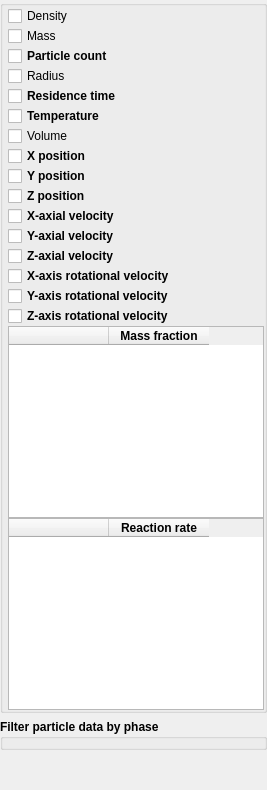
             <widget class="QWidget" name="page_particle">
              <layout class="QVBoxLayout" name="verticalLayout">
               <property name="leftMargin">
                <number>0</number>
               </property>
               <property name="topMargin">
                <number>0</number>
               </property>
               <property name="rightMargin">
                <number>0</number>
               </property>
               <property name="bottomMargin">
                <number>0</number>
               </property>
               <item>
                <widget class="QWidget" name="frame_particle" native="true">
                 <layout class="QGridLayout" name="gridLayout_5" rowstretch="0,0,1">
                  <property name="leftMargin">
                   <number>0</number>
                  </property>
                  <property name="topMargin">
                   <number>0</number>
                  </property>
                  <property name="rightMargin">
                   <number>0</number>
                  </property>
                  <property name="bottomMargin">
                   <number>0</number>
                  </property>
                  <item row="0" column="0" alignment="Qt::AlignTop">
                   <widget class="QGroupBox" name="groupbox_particle">
                    <property name="font">
                     <font>
                      <weight>75</weight>
                      <bold>true</bold>
                     </font>
                    </property>
                    <property name="title">
                     <string/>
                    </property>
                    <property name="flat">
                     <bool>true</bool>
                    </property>
                    <layout class="QVBoxLayout" name="verticalLayout_4">
                     <property name="spacing">
                      <number>0</number>
                     </property>
                     <property name="leftMargin">
                      <number>5</number>
                     </property>
                     <property name="topMargin">
                      <number>0</number>
                     </property>
                     <property name="rightMargin">
                      <number>0</number>
                     </property>
                     <property name="bottomMargin">
                      <number>0</number>
                     </property>
                     <item>
                      <widget class="CheckBox" name="checkbox_keyword_monitor_ro_p_args_MONITOR">
                       <property name="font">
                        <font>
                         <weight>50</weight>
                         <bold>false</bold>
                        </font>
                       </property>
                       <property name="text">
                        <string>Density</string>
                       </property>
                      </widget>
                     </item>
                     <item>
                      <widget class="CheckBox" name="checkbox_keyword_monitor_pmass_args_MONITOR">
                       <property name="font">
                        <font>
                         <weight>50</weight>
                         <bold>false</bold>
                        </font>
                       </property>
                       <property name="text">
                        <string>Mass</string>
                       </property>
                      </widget>
                     </item>
                     <item>
                      <widget class="CheckBox" name="checkbox_keyword_monitor_pcount_args_MONITOR">
                       <property name="text">
                        <string>Particle count</string>
                       </property>
                      </widget>
                     </item>
                     <item>
                      <widget class="CheckBox" name="checkbox_keyword_monitor_radius_args_MONITOR">
                       <property name="font">
                        <font>
                         <weight>50</weight>
                         <bold>false</bold>
                        </font>
                       </property>
                       <property name="text">
                        <string>Radius</string>
                       </property>
                      </widget>
                     </item>
                     <item>
                      <widget class="CheckBox" name="checkbox_keyword_monitor_part_residence_time_args_MONITOR">
                       <property name="text">
                        <string>Residence time</string>
                       </property>
                      </widget>
                     </item>
                     <item>
                      <widget class="CheckBox" name="checkbox_keyword_monitor_t_p_args_MONITOR">
                       <property name="text">
                        <string>Temperature</string>
                       </property>
                      </widget>
                     </item>
                     <item>
                      <widget class="CheckBox" name="checkbox_keyword_monitor_pvol_args_MONITOR">
                       <property name="font">
                        <font>
                         <weight>50</weight>
                         <bold>false</bold>
                        </font>
                       </property>
                       <property name="text">
                        <string>Volume</string>
                       </property>
                      </widget>
                     </item>
                     <item>
                      <widget class="CheckBox" name="checkbox_keyword_monitor_pos_x_args_MONITOR">
                       <property name="text">
                        <string>X position</string>
                       </property>
                      </widget>
                     </item>
                     <item>
                      <widget class="CheckBox" name="checkbox_keyword_monitor_pos_y_args_MONITOR">
                       <property name="text">
                        <string>Y position</string>
                       </property>
                      </widget>
                     </item>
                     <item>
                      <widget class="CheckBox" name="checkbox_keyword_monitor_pos_z_args_MONITOR">
                       <property name="text">
                        <string>Z position</string>
                       </property>
                      </widget>
                     </item>
                     <item>
                      <widget class="CheckBox" name="checkbox_keyword_monitor_vel_x_args_MONITOR">
                       <property name="text">
                        <string>X-axial velocity</string>
                       </property>
                      </widget>
                     </item>
                     <item>
                      <widget class="CheckBox" name="checkbox_keyword_monitor_vel_y_args_MONITOR">
                       <property name="text">
                        <string>Y-axial velocity</string>
                       </property>
                      </widget>
                     </item>
                     <item>
                      <widget class="CheckBox" name="checkbox_keyword_monitor_vel_z_args_MONITOR">
                       <property name="text">
                        <string>Z-axial velocity</string>
                       </property>
                      </widget>
                     </item>
                     <item>
                      <widget class="CheckBox" name="checkbox_keyword_monitor_rot_x_args_MONITOR">
                       <property name="text">
                        <string>X-axis rotational velocity</string>
                       </property>
                      </widget>
                     </item>
                     <item>
                      <widget class="CheckBox" name="checkbox_keyword_monitor_rot_y_args_MONITOR">
                       <property name="text">
                        <string>Y-axis rotational velocity</string>
                       </property>
                      </widget>
                     </item>
                     <item>
                      <widget class="CheckBox" name="checkbox_keyword_monitor_rot_z_args_MONITOR">
                       <property name="text">
                        <string>Z-axis rotational velocity</string>
                       </property>
                      </widget>
                     </item>
                     <item>
                      <widget class="QTableWidget" name="tablewidget_particle_mass_fraction">
                       <property name="selectionBehavior">
                        <enum>QAbstractItemView::SelectRows</enum>
                       </property>
                       <attribute name="horizontalHeaderMinimumSectionSize">
                        <number>10</number>
                       </attribute>
                       <attribute name="horizontalHeaderHighlightSections">
                        <bool>false</bool>
                       </attribute>
                       <attribute name="verticalHeaderVisible">
                        <bool>false</bool>
                       </attribute>
                       <attribute name="verticalHeaderHighlightSections">
                        <bool>false</bool>
                       </attribute>
                       <column>
                        <property name="text">
                         <string/>
                        </property>
                       </column>
                       <column>
                        <property name="text">
                         <string>Mass fraction</string>
                        </property>
                        <property name="font">
                         <font>
                          <weight>75</weight>
                          <bold>true</bold>
                         </font>
                        </property>
                       </column>
                      </widget>
                     </item>
                     <item>
                      <widget class="QTableWidget" name="tablewidget_particle_reactions">
                       <property name="selectionBehavior">
                        <enum>QAbstractItemView::SelectRows</enum>
                       </property>
                       <attribute name="horizontalHeaderMinimumSectionSize">
                        <number>10</number>
                       </attribute>
                       <attribute name="horizontalHeaderHighlightSections">
                        <bool>false</bool>
                       </attribute>
                       <attribute name="verticalHeaderVisible">
                        <bool>false</bool>
                       </attribute>
                       <attribute name="verticalHeaderHighlightSections">
                        <bool>false</bool>
                       </attribute>
                       <column>
                        <property name="text">
                         <string/>
                        </property>
                       </column>
                       <column>
                        <property name="text">
                         <string>Reaction rate</string>
                        </property>
                        <property name="font">
                         <font>
                          <weight>75</weight>
                          <bold>true</bold>
                         </font>
                        </property>
                       </column>
                      </widget>
                     </item>
                    </layout>
                   </widget>
                  </item>
                  <item row="1" column="0">
                   <widget class="QGroupBox" name="groupbox_particle_filter">
                    <property name="font">
                     <font>
                      <weight>75</weight>
                      <bold>true</bold>
                     </font>
                    </property>
                    <property name="title">
                     <string>Filter particle data by phase</string>
                    </property>
                    <property name="flat">
                     <bool>true</bool>
                    </property>
                    <layout class="QVBoxLayout" name="verticalLayout_6">
                     <property name="spacing">
                      <number>0</number>
                     </property>
                     <property name="leftMargin">
                      <number>5</number>
                     </property>
                     <property name="topMargin">
                      <number>0</number>
                     </property>
                     <property name="rightMargin">
                      <number>0</number>
                     </property>
                     <property name="bottomMargin">
                      <number>0</number>
                     </property>
                    </layout>
                   </widget>
                  </item>
                  <item row="2" column="0">
                   <spacer name="spacer_particle">
                    <property name="orientation">
                     <enum>Qt::Vertical</enum>
                    </property>
                    <property name="sizeHint" stdset="0">
                     <size>
                      <width>20</width>
                      <height>40</height>
                     </size>
                    </property>
                   </spacer>
                  </item>
                 </layout>
                </widget>
               </item>
              </layout>
             </widget>
